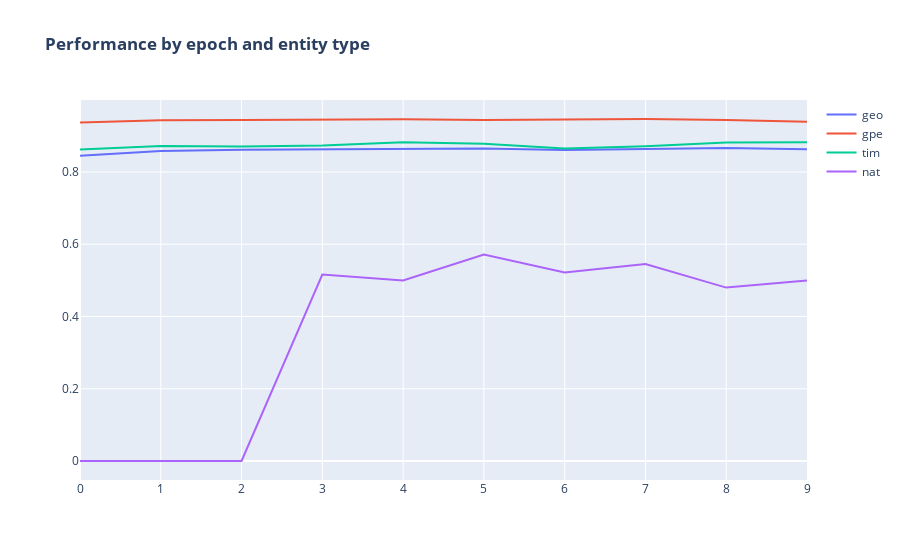

Here is the notebook cell this chart was saved with:
### Code cell
data=[]
for ent in df_scores.ent.unique():
    df_plot = df_scores.loc[df_scores.ent == ent]
    
    trace=go.Scatter(
                x=df_plot.epoch,
                y=df_plot.val_score,
                mode='lines',
                marker=dict(
                size=5
                ),
            name=ent,

            )
    data.append(trace)
    
figure=go.Figure(
    data=data,
    layout=go.Layout(
        title=f"<b>Performance by epoch and entity type",
    
    ))
iplot(figure)

### Figure 1 — Plotly figure (JSON) as saved in the notebook; plotly's stock layout.template omitted (floating-point values rounded to 4 significant figures)
{"data": [{"marker": {"size": 5}, "mode": "lines", "name": "geo", "type": "scatter", "x": [0, 1, 2, 3, 4, 5, 6, 7, 8, 9], "y": [0.8452, 0.858, 0.8618, 0.8633, 0.8627, 0.8649, 0.8608, 0.8642, 0.8666, 0.8627]}, {"marker": {"size": 5}, "mode": "lines", "name": "gpe", "type": "scatter", "x": [0, 1, 2, 3, 4, 5, 6, 7, 8, 9], "y": [0.9374, 0.9434, 0.944, 0.9448, 0.9462, 0.9437, 0.9442, 0.9467, 0.9438, 0.9389]}, {"marker": {"size": 5}, "mode": "lines", "name": "tim", "type": "scatter", "x": [0, 1, 2, 3, 4, 5, 6, 7, 8, 9], "y": [0.8626, 0.8717, 0.8709, 0.8735, 0.8821, 0.8783, 0.8648, 0.8711, 0.8814, 0.8825]}, {"marker": {"size": 5}, "mode": "lines", "name": "nat", "type": "scatter", "x": [0, 1, 2, 3, 4, 5, 6, 7, 8, 9], "y": [0, 0, 0, 0.5161, 0.5, 0.5714, 0.5217, 0.5455, 0.48, 0.5]}], "layout": {"title": {"text": "<b>Performance by epoch and entity type"}}}
